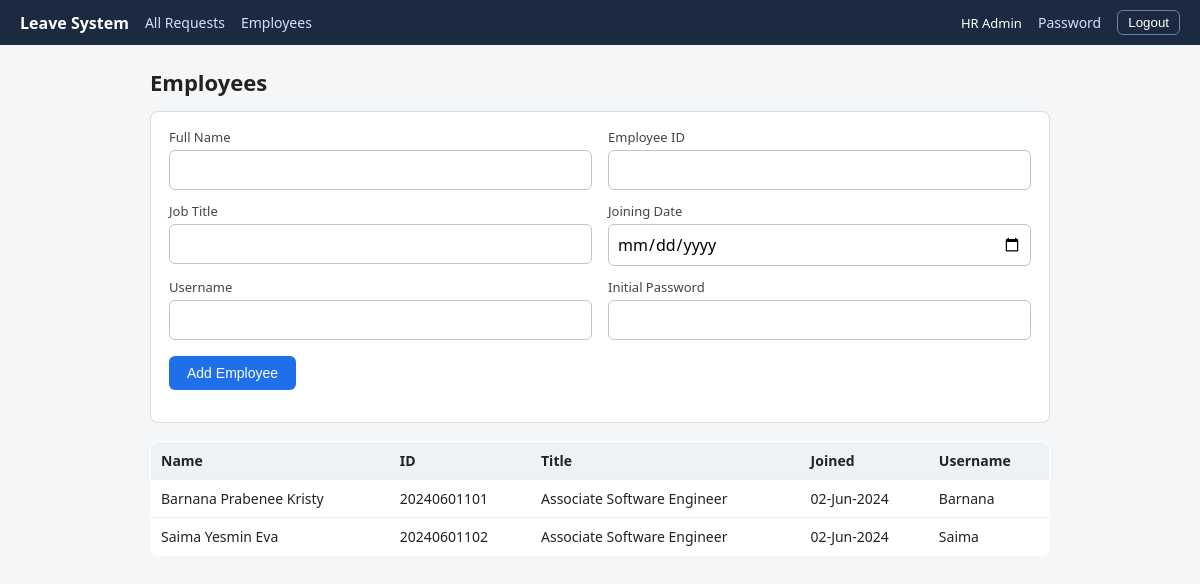
The app's page /hr/employees (signed in) with its own data.
### tables this page shows
CREATE TABLE users(
            id INTEGER PRIMARY KEY AUTOINCREMENT,
            username TEXT UNIQUE NOT NULL, password_hash TEXT NOT NULL,
            full_name TEXT NOT NULL, role TEXT NOT NULL DEFAULT 'employee',
            emp_id TEXT, job_title TEXT, join_date TEXT);

### app.py (the view, shortened to what this page needs)
@app.route("/hr/employees", methods=["GET", "POST"])
@login_required("hr")
def hr_employees():
    rows = db().execute("SELECT * FROM users WHERE role='employee' ORDER BY full_name").fetchall()
    return render_template("hr_employees.html", rows=rows, fmt=fmt)

### app.py (called while the page is built)
def db():
    if "db" not in g:
        g.db = sqlite3.connect(DB)
        g.db.row_factory = sqlite3.Row
    return g.db

def current_user():
    uid = session.get("uid")
    return db().execute("SELECT * FROM users WHERE id=?", (uid,)).fetchone() if uid else None

def login_required(role=None):
    def deco(fn):
        @wraps(fn)
        def wrap(*a, **kw):
            u = current_user()
            if not u:
                return redirect(url_for("login"))
            if role and u["role"] != role:
                abort(403)
            g.user = u
            return fn(*a, **kw)
        return wrap
    return deco

@app.before_request
def csrf_protect():
    if request.method == "POST":
        if not session.get("csrf") or request.form.get("csrf") != session["csrf"]:
            abort(400, "Invalid CSRF token")

@app.context_processor
def inject():
    if "csrf" not in session:
        session["csrf"] = secrets.token_hex(16)
    return dict(csrf=session["csrf"], user=current_user())

def fmt(d):
    try:
        return datetime.strptime(d, "%Y-%m-%d").strftime("%d-%b-%Y")
    except (ValueError, TypeError):
        return d or ""

### templates/hr_employees.html
{% extends "base.html" %}{% block body %}
<h1>Employees</h1>
<form method="post" class="card"><input type="hidden" name="csrf" value="{{ csrf }}">
<div class="grid">
  <div><label>Full Name</label><input name="full_name" required></div>
  <div><label>Employee ID</label><input name="emp_id" required></div>
  <div><label>Job Title</label><input name="job_title"></div>
  <div><label>Joining Date</label><input type="date" name="join_date"></div>
  <div><label>Username</label><input name="username" required></div>
  <div><label>Initial Password</label><input name="password" required minlength="6"></div>
</div><p><button class="btn">Add Employee</button></p></form>
<div class="tbl"><table><tr><th>Name</th><th>ID</th><th>Title</th><th>Joined</th><th>Username</th></tr>
{% for r in rows %}<tr><td>{{ r.full_name }}</td><td>{{ r.emp_id }}</td><td>{{ r.job_title }}</td>
<td>{{ fmt(r.join_date) }}</td><td>{{ r.username }}</td></tr>
{% else %}<tr><td colspan="5">There are no employees.</td></tr>{% endfor %}
</table></div>{% endblock %}

### templates/base.html (shortened to what this page needs)
<!doctype html>
<html lang="en"><head><meta charset="utf-8">
</head><body>
{% if user %}
<nav>
  <strong>Leave System</strong>
  {% if user.role == 'hr' %}
    <a href="{{ url_for('hr_dashboard') }}">All Requests</a>
    <a href="{{ url_for('hr_employees') }}">Employees</a>
  {% else %}
    <a href="{{ url_for('my_leaves') }}">My Leaves</a>
    <a href="{{ url_for('apply') }}">Apply for Leave</a>
  {% endif %}
  <span style="font-size:13px">{{ user.full_name }}</span>
  <a href="{{ url_for('change_password') }}">Password</a>
  <form method="post" action="{{ url_for('logout') }}"><input type="hidden" name="csrf" value="{{ csrf }}"><button>Logout</button></form>
</nav>
{% endif %}
<div class="wrap">
  {% block body %}{% endblock %}
</div></body></html>

### templates/base.html (style rules this page uses)
body { font-family:system-ui,Arial,sans-serif;background:#f4f6f8;margin:0;color:#222 }
nav { background:#1b2a41;color:#fff;padding:10px 20px;display:flex;gap:16px;align-items:center;flex-wrap:wrap }
nav a { color:#cfe0ff;text-decoration:none;font-size:14px }
nav form { margin:0 }
nav button { background:none;border:1px solid #6b83a8;color:#fff;border-radius:6px;padding:4px 10px;cursor:pointer }
.wrap { max-width:900px;margin:22px auto;padding:0 16px }
h1 { font-size:22px;margin:0 0 14px }
.card { background:#fff;border:1px solid #d9dee3;border-radius:8px;padding:16px 18px;margin-bottom:18px }
.grid { display:grid;grid-template-columns:1fr 1fr;gap:12px 16px }
label { display:block;font-size:13px;margin-bottom:4px;color:#444 }
input,select,textarea { width:100%;box-sizing:border-box;padding:8px;border:1px solid #bcc3ca;border-radius:6px;font:inherit }
.btn { display:inline-block;background:#1f6feb;color:#fff;border:0;border-radius:6px;padding:9px 18px;font-size:14px;cursor:pointer;text-decoration:none }
table { width:100%;border-collapse:collapse;background:#fff;border:1px solid #d9dee3;border-radius:8px;overflow:hidden;font-size:14px }
th,td { padding:9px 10px;border-bottom:1px solid #eceff2;text-align:left }
th { background:#eef2f6 }
.tbl { overflow-x:auto }

### records on screen
users: full_name "HR Admin"
users: full_name "Barnana Prabenee Kristy", emp_id "20240601101", job_title "Associate Software Engineer", join_date "02-Jun-2024", username "Barnana"
users: full_name "Saima Yesmin Eva", emp_id "20240601102", job_title "Associate Software Engineer", join_date "02-Jun-2024", username "Saima"
